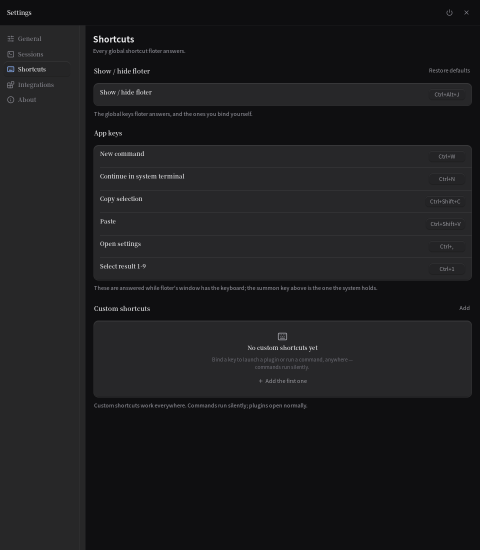
#> input picture docs/rounds/P13-ja/floter-P13-ja-custom-removed-dark-before.png, 960 x 1100 px, given in place of floter-P13-ja-removed-action-surface-light-after.png, which was not available (shown at 1/2 size)
$ python compare.py
#> lines starting #> are read from the running program, lines starting #| are printed output that depends on the picture
from pathlib import Path
from PIL import Image, ImageChops, ImageDraw

root = Path(__file__).resolve().parent
rows = []
for before in sorted(root.glob('*-before.png')):
    after = before.with_name(before.name.replace('-before.png', '-after.png'))
    if not after.exists():
        continue
    left, right = Image.open(before).convert('RGB'), Image.open(after).convert('RGB')
    diff = ImageChops.difference(left, right)
    count = sum(1 for pixel in diff.getdata() if pixel != (0, 0, 0))
    rows.append(f'{before.stem}: {count} changed pixels; bounds={diff.getbbox()}')
    board = Image.new('RGB', (left.width * 2, left.height + 30), '#eeeeee')
    board.paste(left, (0, 30))
    board.paste(right, (left.width, 30))
    draw = ImageDraw.Draw(board)
    draw.text((12, 8), 'Before: injected old callback', fill='#111111')
    draw.text((left.width + 12, 8), 'After: injected old callback', fill='#111111')
    board.save(before.with_name(before.name.replace('-before.png', '-comparison.png')))
#> pass 2 of the loop `for before in sorted(root.glob('*-before.png')):`:
for appearance in ('light', 'dark'):
    im = Image.open(root / f'floter-P13-ja-removed-action-surface-{appearance}-after.png')
#> im is the input picture: PIL image 960x1100 RGB; mean R, G, B 28.6, 28.6, 30.5
    im.crop((180, 610, 950, 820)).resize((1540, 420), Image.Resampling.NEAREST).save(root / f'empty-outlet-{appearance}-2x.png')
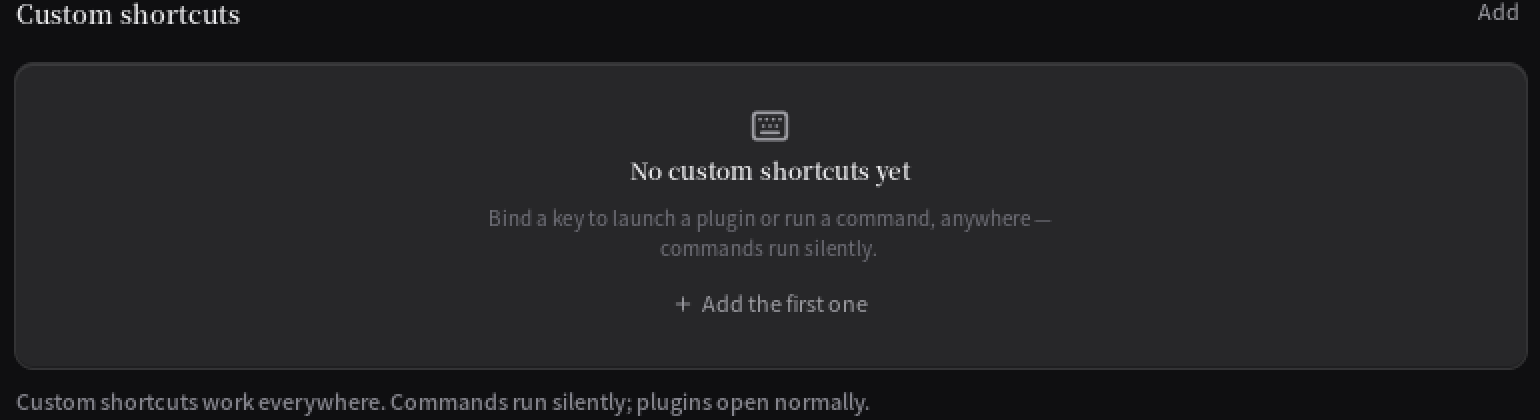
#> saved as empty-outlet-light-2x.png: PIL image 1540x420 RGB; mean R, G, B 34.7, 34.7, 36.7
#> pass 2 of the loop `for appearance in ('light', 'dark'):`:
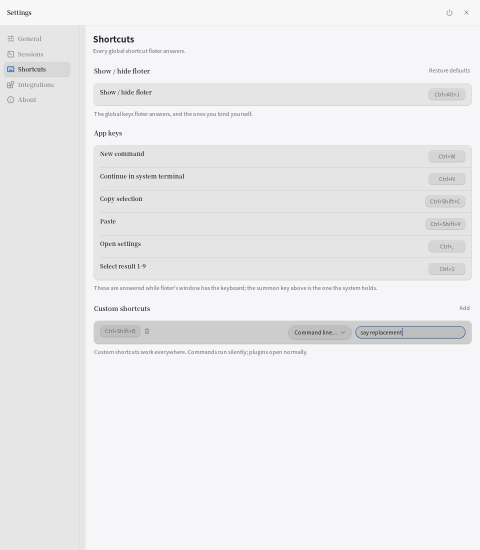
#> input picture docs/rounds/P13-ja/floter-P13-ja-custom-replaced-light-before.png, 960 x 1100 px, given in place of floter-P13-ja-removed-action-surface-dark-after.png, which was not available (shown at 1/2 size)
#> im is the input picture: PIL image 960x1100 RGB; mean R, G, B 236.1, 236.2, 237.6
#> `im.crop((180, 610, 950, 820)).resize((1540, 420), Image.Resampling.NEA..`:
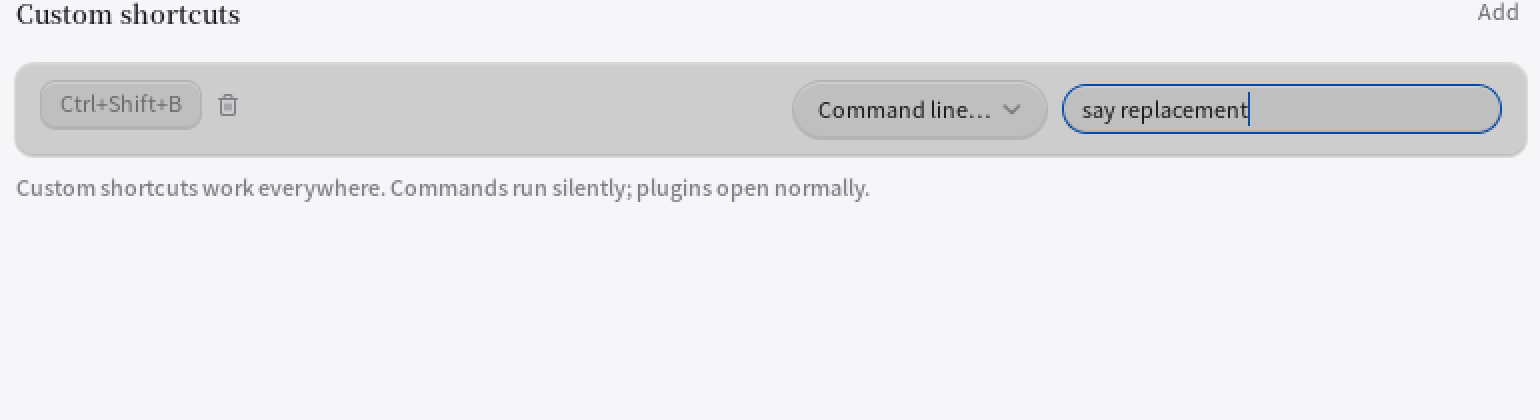
#> saved as empty-outlet-dark-2x.png: PIL image 1540x420 RGB; mean R, G, B 233.7, 233.9, 235.9
(root / 'image-differences.txt').write_text('\n'.join(rows) + '\n')
print('\n'.join(rows))
